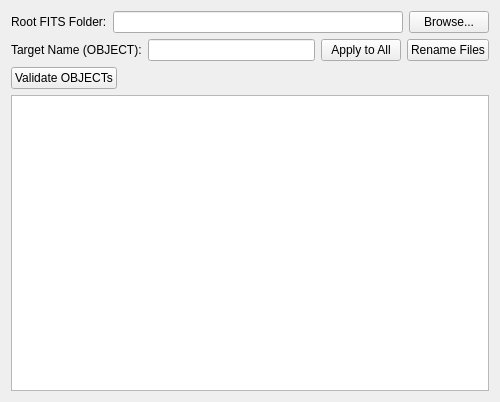
<?xml version="1.0" encoding="UTF-8"?>
<ui version="4.0">
 <class>ImageOrganizer</class>
 <widget class="QWidget" name="ImageOrganizer">
  <property name="geometry">
   <rect>
    <x>0</x>
    <y>0</y>
    <width>500</width>
    <height>402</height>
   </rect>
  </property>
  <property name="sizePolicy">
   <sizepolicy hsizetype="Expanding" vsizetype="Expanding">
    <horstretch>0</horstretch>
    <verstretch>0</verstretch>
   </sizepolicy>
  </property>
  <property name="minimumSize">
   <size>
    <width>500</width>
    <height>305</height>
   </size>
  </property>
  <property name="windowTitle">
   <string>SirilPrep</string>
  </property>
  <layout class="QVBoxLayout" name="verticalLayout_2">
   <item>
    <layout class="QVBoxLayout" name="verticalLayout">
     <property name="sizeConstraint">
      <enum>QLayout::SetDefaultConstraint</enum>
     </property>
     <item>
      <layout class="QHBoxLayout" name="folderLayout">
       <item>
        <widget class="QLabel" name="labelFolder">
         <property name="sizePolicy">
          <sizepolicy hsizetype="Fixed" vsizetype="Fixed">
           <horstretch>0</horstretch>
           <verstretch>0</verstretch>
          </sizepolicy>
         </property>
         <property name="text">
          <string>Root FITS Folder:</string>
         </property>
        </widget>
       </item>
       <item>
        <widget class="QLineEdit" name="lineEditFolder">
         <property name="sizePolicy">
          <sizepolicy hsizetype="MinimumExpanding" vsizetype="Fixed">
           <horstretch>0</horstretch>
           <verstretch>0</verstretch>
          </sizepolicy>
         </property>
        </widget>
       </item>
       <item>
        <widget class="QPushButton" name="pushButtonBrowseFolder">
         <property name="sizePolicy">
          <sizepolicy hsizetype="Fixed" vsizetype="Fixed">
           <horstretch>0</horstretch>
           <verstretch>0</verstretch>
          </sizepolicy>
         </property>
         <property name="text">
          <string>Browse...</string>
         </property>
        </widget>
       </item>
      </layout>
     </item>
     <item>
      <layout class="QHBoxLayout" name="targetLayout">
       <item>
        <widget class="QLabel" name="labelTarget">
         <property name="sizePolicy">
          <sizepolicy hsizetype="Fixed" vsizetype="Fixed">
           <horstretch>0</horstretch>
           <verstretch>0</verstretch>
          </sizepolicy>
         </property>
         <property name="text">
          <string>Target Name (OBJECT):</string>
         </property>
        </widget>
       </item>
       <item>
        <widget class="QLineEdit" name="lineEditTarget">
         <property name="sizePolicy">
          <sizepolicy hsizetype="MinimumExpanding" vsizetype="Fixed">
           <horstretch>0</horstretch>
           <verstretch>0</verstretch>
          </sizepolicy>
         </property>
        </widget>
       </item>
       <item>
        <widget class="QPushButton" name="pushButtonApplyTarget">
         <property name="sizePolicy">
          <sizepolicy hsizetype="Fixed" vsizetype="Fixed">
           <horstretch>0</horstretch>
           <verstretch>0</verstretch>
          </sizepolicy>
         </property>
         <property name="text">
          <string>Apply to All</string>
         </property>
        </widget>
       </item>
       <item>
        <widget class="QPushButton" name="pushButtonRenameFiles">
         <property name="sizePolicy">
          <sizepolicy hsizetype="Fixed" vsizetype="Fixed">
           <horstretch>0</horstretch>
           <verstretch>0</verstretch>
          </sizepolicy>
         </property>
         <property name="text">
          <string>Rename Files</string>
         </property>
        </widget>
       </item>
      </layout>
     </item>
     <item>
      <widget class="QPushButton" name="pushButtonValidate">
       <property name="sizePolicy">
        <sizepolicy hsizetype="Fixed" vsizetype="Fixed">
         <horstretch>0</horstretch>
         <verstretch>0</verstretch>
        </sizepolicy>
       </property>
       <property name="text">
        <string>Validate OBJECTs</string>
       </property>
      </widget>
     </item>
     <item>
      <widget class="QTableView" name="tableViewFitsFiles">
       <property name="sizePolicy">
        <sizepolicy hsizetype="MinimumExpanding" vsizetype="Expanding">
         <horstretch>0</horstretch>
         <verstretch>0</verstretch>
        </sizepolicy>
       </property>
      </widget>
     </item>
    </layout>
   </item>
  </layout>
 </widget>
 <resources/>
 <connections/>
</ui>
